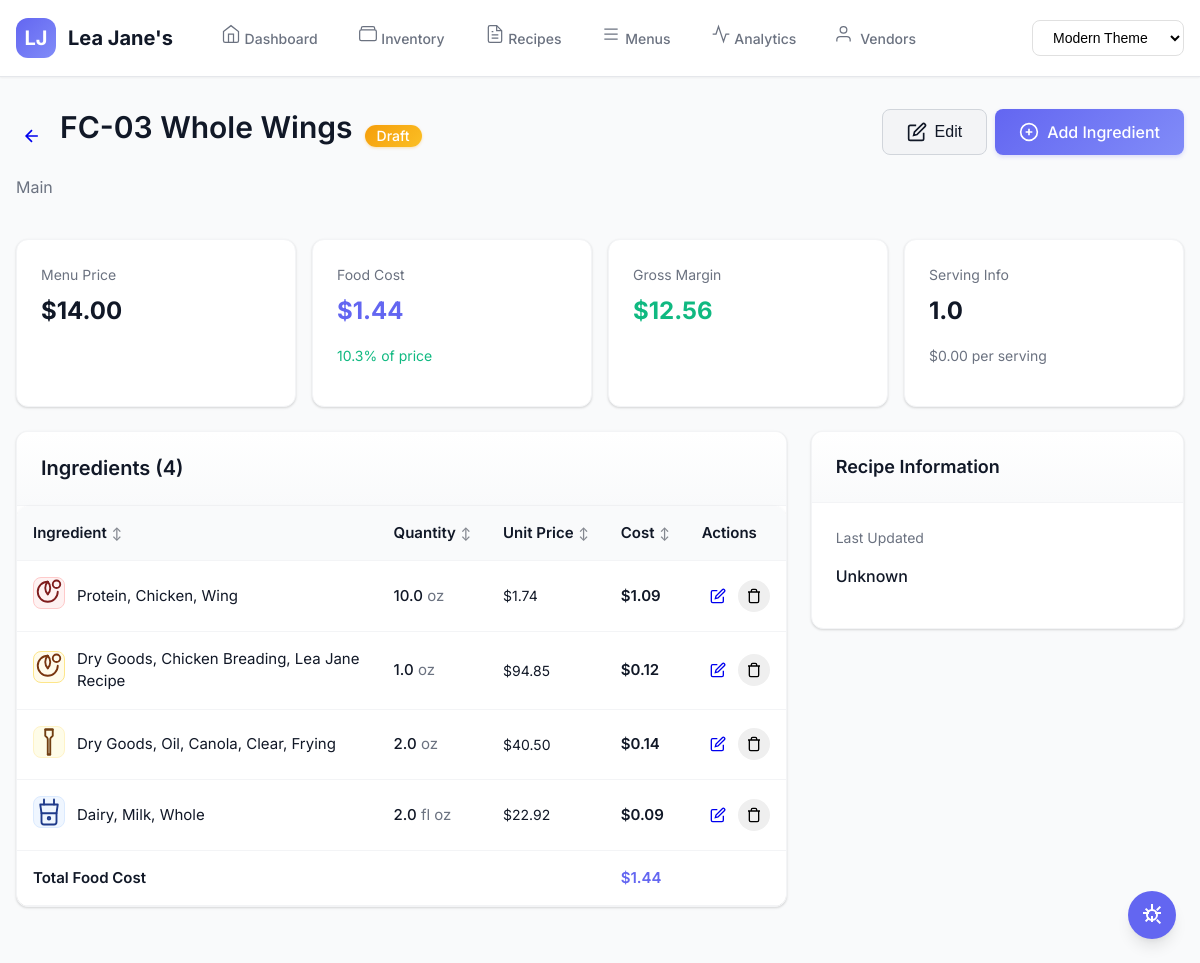
The app's page /recipes/67 with its own data.
### tables this page shows
CREATE TABLE "recipes_actual" (
    recipe_id INTEGER PRIMARY KEY AUTOINCREMENT,
    recipe_name TEXT NOT NULL UNIQUE,
    
    -- Toast POS Classification (from XtraChef exports)
    recipe_type TEXT NOT NULL CHECK (recipe_type IN ('Recipe', 'PrepRecipe')),
    recipe_group TEXT NOT NULL, -- Main, Sides, Sauces, Ingredient
    status TEXT DEFAULT 'Draft' CHECK (status IN ('Draft', 'Complete', 'Active', 'Retired')),
    
    -- PDF Recipe Header Information
    serving_size REAL,
    serving_unit TEXT,
    prep_time_minutes INTEGER,
    cook_time_minutes INTEGER,
    station TEXT,
    
    -- Yield Information (for prep recipes only)
    batch_yield REAL, -- 10 lb, 50 portions, 4 gallons
    batch_yield_unit TEXT,
    portions_per_batch INTEGER,
    
    -- Cost Information (calculated, not input)
    food_cost REAL DEFAULT 0,
    labor_cost REAL DEFAULT 0,
    
    -- Menu Pricing (only for final recipes, NULL for prep recipes)
    menu_price REAL,
    target_food_cost_percent REAL DEFAULT 30,
    
    -- Additional Recipe Information
    instructions TEXT,
    notes TEXT,
    allergen_info TEXT,
    shelf_life_hours INTEGER,
    
    -- Audit Trail
    created_at TIMESTAMP DEFAULT CURRENT_TIMESTAMP,
    updated_at TIMESTAMP DEFAULT CURRENT_TIMESTAMP,
    last_cost_calculation TIMESTAMP,
    migrated_from_old_id INTEGER -- tracks original recipe ID
);

CREATE TABLE "recipe_ingredients_actual" (
    ingredient_id INTEGER PRIMARY KEY AUTOINCREMENT,
    recipe_id INTEGER NOT NULL,
    
    -- PDF Layout: Quantity | Unit | Ingredient Name | Cost
    ingredient_order INTEGER DEFAULT 0,
    quantity REAL NOT NULL,
    unit TEXT NOT NULL,
    ingredient_name TEXT NOT NULL, -- must match inventory.item_description
    inventory_id INTEGER, -- FK to inventory table
    
    -- Cost Information (calculated from inventory prices)
    unit_cost REAL DEFAULT 0,
    total_cost REAL DEFAULT 0,
    
    -- Additional Information
    is_optional BOOLEAN DEFAULT FALSE,
    preparation_notes TEXT, -- "diced", "chopped fine", etc.
    
    created_at TIMESTAMP DEFAULT CURRENT_TIMESTAMP,
    migrated_from_old_id INTEGER,
    
    FOREIGN KEY (recipe_id) REFERENCES recipes_new(recipe_id) ON DELETE CASCADE,
    FOREIGN KEY (inventory_id) REFERENCES inventory(id)
);

CREATE TABLE inventory (
                id INTEGER PRIMARY KEY AUTOINCREMENT,
                item_code TEXT UNIQUE,
                item_description TEXT NOT NULL,
                vendor_name TEXT,
                current_price REAL,
                last_purchased_price REAL,
                last_purchased_date TEXT,
                unit_measure TEXT,
                purchase_unit TEXT,
                recipe_cost_unit TEXT,
                pack_size TEXT,
                yield_percent REAL DEFAULT 100,
                product_categories TEXT,
                close_watch BOOLEAN DEFAULT FALSE,
                created_date TIMESTAMP DEFAULT CURRENT_TIMESTAMP,
                updated_date TIMESTAMP DEFAULT CURRENT_TIMESTAMP
            , density_g_per_ml DECIMAL(10,4), count_to_weight_g DECIMAL(10,2));

### app.py (the view)
@app.route('/recipes/<int:recipe_id>')
def view_recipe(recipe_id):
    with get_db() as conn:
        recipe = conn.execute('SELECT * FROM recipes WHERE id = ?', (recipe_id,)).fetchone()
        ingredients = conn.execute('''
            SELECT ri.*, i.item_description, i.unit_measure, i.current_price
            FROM recipe_ingredients ri
            LEFT JOIN inventory i ON ri.ingredient_id = i.id
            WHERE ri.recipe_id = ?
        ''', (recipe_id,)).fetchall()
    theme = get_theme()
    return render_template(f'view_recipe_{theme}.html', recipe=recipe, ingredients=ingredients)

### app.py (called while the page is built)
def get_db():
    conn = sqlite3.connect(DATABASE)
    conn.row_factory = sqlite3.Row
    return conn

def get_theme():
    theme = request.args.get('theme') or request.cookies.get('theme', 'modern')
    return theme if theme in ['modern', 'neo', 'fam'] else 'modern'

### templates/view_recipe_modern.html (shortened to what this page needs)
{% extends "base_modern.html" %}
{% block content %}
<div class="animate-fade-in">
    <div class="mb-6">
        <div class="flex items-start justify-between">
            <div>
                <div class="flex items-center gap-3 mb-3">
                    <a href="/recipes" class="btn btn-icon btn-sm">
                        <svg width="20" height="20" viewBox="0 0 24 24" fill="none" stroke="currentColor" stroke-width="2">
                            <path d="M19 12H5m7-7l-7 7 7 7"/>
                        </svg>
                    </a>
                    <h1 class="text-3xl font-semibold">{{ recipe.recipe_name }}</h1>
                    <span class="badge {% if recipe.status == 'Active' %}badge-success{% elif recipe.status == 'Draft' %}badge-warning{% else %}badge-info{% endif %}">
                        {{ recipe.status or 'Draft' }}
                    </span>
                </div>
                {% if recipe.recipe_group %}
                <p class="text-secondary">{{ recipe.recipe_group }}</p>
                {% endif %}
            </div>
            <div class="flex gap-2">
                <button class="btn btn-secondary" onclick="editRecipe()">
                    <svg width="20" height="20" viewBox="0 0 24 24" fill="none" stroke="currentColor" stroke-width="2">
                        <path d="M11 4H4a2 2 0 00-2 2v14a2 2 0 002 2h14a2 2 0 002-2v-7"/>
                        <path d="M18.5 2.5a2.121 2.121 0 013 3L12 15l-4 1 1-4 9.5-9.5z"/>
                    </svg>
                    Edit
                </button>
                <a href="/recipes/{{ recipe.id }}/ingredients/add" class="btn btn-primary">
                    <svg width="20" height="20" viewBox="0 0 24 24" fill="none" stroke="currentColor" stroke-width="2">
                        <circle cx="12" cy="12" r="10"/>
                        <path d="M12 8v8m-4-4h8"/>
                    </svg>
                    Add Ingredient
                </a>
            </div>
        </div>
    </div>
    <div class="grid grid-cols-1 grid-cols-2 grid-cols-4 gap-4 mb-6">
        <div class="card">
            <div class="card-body">
                <p class="text-sm text-secondary mb-2">Menu Price</p>
                <p class="text-2xl font-bold">${{ "%.2f"|format(recipe.menu_price or 0) }}</p>
            </div>
        </div>
        <div class="card">
            <div class="card-body">
                <p class="text-sm text-secondary mb-2">Food Cost</p>
                <p class="text-2xl font-bold text-primary">${{ "%.2f"|format(recipe.food_cost or 0) }}</p>
                <p class="text-sm {% if recipe.menu_price and recipe.food_cost and (recipe.food_cost / recipe.menu_price * 100) > 35 %}text-danger{% else %}text-success{% endif %}">
                    {% if recipe.menu_price and recipe.menu_price > 0 %}
                        {{ "%.1f"|format(recipe.food_cost / recipe.menu_price * 100) }}% of price
                    {% else %}
                        - % of price
                    {% endif %}
                </p>
            </div>
        </div>
        <div class="card">
            <div class="card-body">
                <p class="text-sm text-secondary mb-2">Gross Margin</p>
                <p class="text-2xl font-bold text-success">
                    {% if recipe.menu_price %}
                        ${{ "%.2f"|format(recipe.menu_price - (recipe.food_cost or 0)) }}
                    {% else %}
                        $0.00
                    {% endif %}
                </p>
            </div>
        </div>
        <div class="card">
            <div class="card-body">
                <p class="text-sm text-secondary mb-2">Serving Info</p>
                {% if recipe.serving_size %}
                    <p class="text-2xl font-bold">{{ recipe.serving_size }} {{ recipe.serving_size_uom or '' }}</p>
                    <p class="text-sm text-secondary">${{ "%.2f"|format(recipe.per_serving or 0) }} per serving</p>
                {% else %}
                    <p class="text-lg text-secondary">Not specified</p>
                {% endif %}
            </div>
        </div>
    </div>
    <div class="grid grid-cols-1 grid-cols-3 gap-6 mb-6">
        <div class="col-span-2">
            <div class="card">
                <div class="card-header">
                    <h2 class="text-xl font-semibold">Ingredients ({{ ingredients|length }})</h2>
                </div>
                <div class="card-body p-0">
                    <div class="table-container">
                        <table class="table ingredients-table">
                            <thead>
                                <tr>
                                    <th>Ingredient</th>
                                    <th>Quantity</th>
                                    <th>Unit Price</th>
                                    <th>Cost</th>
                                    <th>Actions</th>
                                </tr>
                            </thead>
                            <tbody>
                                {% for ingredient in ingredients %}
                                <tr>
                                    <td>
                                        <div class="flex items-center gap-3">
                                            <div class="icon-container"></div>
                                            <span class="ingredient-name">{{ ingredient.ingredient_name or ingredient.item_description }}</span>
                                        </div>
                                    </td>
                                    <td class="quantity-cell">
                                        <span class="font-medium">{{ ingredient.quantity }}</span>
                                        <span class="text-secondary">{{ ingredient.unit_of_measure }}</span>
                                    </td>
                                    <td class="text-sm">${{ "%.2f"|format(ingredient.current_price or 0) }}</td>
                                    <td class="font-semibold">${{ "%.2f"|format(ingredient.cost or 0) }}</td>
                                    <td>
                                        <div class="flex gap-1">
                                            <a href="/recipes/{{ recipe.id }}/ingredients/edit/{{ ingredient.id }}"
                                               class="btn btn-icon btn-sm">
                                                <svg width="16" height="16" viewBox="0 0 24 24" fill="none" stroke="currentColor" stroke-width="2">
                                                    <path d="M11 4H4a2 2 0 00-2 2v14a2 2 0 002 2h14a2 2 0 002-2v-7"/>
                                                    <path d="M18.5 2.5a2.121 2.121 0 013 3L12 15l-4 1 1-4 9.5-9.5z"/>
                                                </svg>
                                            </a>
                                            <button class="btn btn-icon btn-sm" onclick="deleteIngredient({{ ingredient.id }})">
                                                <svg width="16" height="16" viewBox="0 0 24 24" fill="none" stroke="currentColor" stroke-width="2">
                                                    <path d="M3 6h18m-2 0v14a2 2 0 01-2 2H7a2 2 0 01-2-2V6m3 0V4a2 2 0 012-2h4a2 2 0 012 2v2"/>
                                                </svg>
                                            </button>
                                        </div>
                                    </td>
                                </tr>
                                {% endfor %}
                            </tbody>
                            <tfoot>
                                <tr class="font-semibold">
                                    <td colspan="3">Total Food Cost</td>
                                    <td class="text-primary">${{ "%.2f"|format(recipe.food_cost or 0) }}</td>
                                    <td></td>
                                </tr>
                            </tfoot>
                        </table>
                    </div>
                </div>
            </div>
        </div>
        <div>
            <div class="card mb-4">
                <div class="card-header">
                    <h3 class="text-lg font-semibold">Recipe Information</h3>
                </div>
                <div class="card-body space-y-3">
                    <div>
                        <p class="text-sm text-secondary">Last Updated</p>
                        <p class="font-medium">{{ recipe.updated_date or recipe.created_date or 'Unknown' }}</p>
                    </div>
                </div>
            </div>
        </div>
    </div>
</div>
{% endblock %}

### static/css/responsive-navigation.css (style rules this page uses)
:root { --touch-target-min: 44px; --touch-target-comfortable: 48px; --touch-target-large: 56px; --touch-target-tv: 80px; --space-xs: 4px; --space-sm: 8px; --space-md: 16px; --space-lg: 24px; --space-xl: 32px; --space-2xl: 48px; --space-3xl: 64px; --mobile-sm: 375px; --mobile-lg: 428px; --tablet: 768px; --desktop: 1024px; --desktop-lg: 1440px; --desktop-xl: 1920px; --desktop-2xl: 2560px; --desktop-4k: 3840px; --z-dropdown: 1000; --z-sticky: 1020; --z-fixed: 1030; --z-modal-backdrop: 1040; --z-modal: 1050; --z-popover: 1060; --z-tooltip: 1070; }
table { width: 100%; border-collapse: collapse; background: var(--surface-color, #ffffff); font-size: 0.875rem; min-width: 600px; }
table th, table td { padding: var(--space-sm, 8px) var(--space-md, 12px); text-align: left; border-bottom: 1px solid var(--gray-200, #e5e7eb); vertical-align: middle; }
table th { background: var(--bg-secondary, #f8fafc); font-weight: 600; color: var(--text-primary, #374151); border-bottom: 2px solid var(--gray-200, #e5e7eb); white-space: nowrap; }
table td { color: var(--text-primary, #111827); }
@media (min-width: 1200px) { table th, table td { padding: var(--space-md, 12px) var(--space-lg, 16px); } }
@media (min-width: 1200px) { table { font-size: 0.9375rem; } }

### static/css/mobile-buttons.css (style rules this page uses)
:root { --btn-min-height: 44px; --btn-comfortable-height: 48px; --btn-large-height: 56px; --btn-padding-y: 12px; --btn-padding-x: 20px; --btn-padding-y-mobile: 14px; --btn-padding-x-mobile: 16px; }

### static/css/responsive-tables.css (style rules this page uses)
.table-container { overflow-x: auto; -webkit-overflow-scrolling: touch; border-radius: var(--radius-lg, 16px); box-shadow: var(--shadow, 0 2px 8px rgba(0, 0, 0, 0.1)); background: var(--bg-primary, #ffffff); position: relative; }
.table-container::before, .table-container::after { content: ''; position: absolute; top: 0; bottom: 0; width: 20px; pointer-events: none; z-index: 2; display: none; }
.table-container::before { left: 0; background: linear-gradient(to right, var(--bg-primary, #ffffff), transparent); }
.table-container::after { right: 0; background: linear-gradient(to left, var(--bg-primary, #ffffff), transparent); }

### templates/view_recipe_modern.html (style rules this page uses)
.col-span-2 { grid-column: span 2 / span 2; }

### records on screen
recipes_actual: recipe_name "FC-03 Whole Wings", status "Draft", recipe_group "Main", menu_price "14.00", food_cost "1.44", recipe.food_cost/recipe.menu_price*100 "10.3", recipe.menu_price-(recipe.food_costor0) "12.56", serving_size "1.0"
recipe_ingredients_actual: ingredient_name "Protein, Chicken, Wing", quantity "10.0", unit_of_measure "oz", total_cost "1.09"
inventory: current_price "1.74"
recipe_ingredients_actual: ingredient_name "Dry Goods, Chicken Breading, Lea Jane Recipe", quantity "1.0", unit_of_measure "oz", total_cost "0.12"
inventory: current_price "94.85"
recipe_ingredients_actual: ingredient_name "Dry Goods, Oil, Canola, Clear, Frying", quantity "2.0", unit_of_measure "oz", total_cost "0.14"
inventory: current_price "40.50"
recipe_ingredients_actual: ingredient_name "Dairy, Milk, Whole", quantity "2.0", unit_of_measure "fl oz", total_cost "0.09"
inventory: current_price "22.92"

### other values on screen
{{ "%.2f"|format(recipe.per_serving or 0) }} "0.00"
{{ ingredients|length }} "4"
{{ recipe.updated_date or recipe.created_date or 'Unknown' }} "Unknown"
